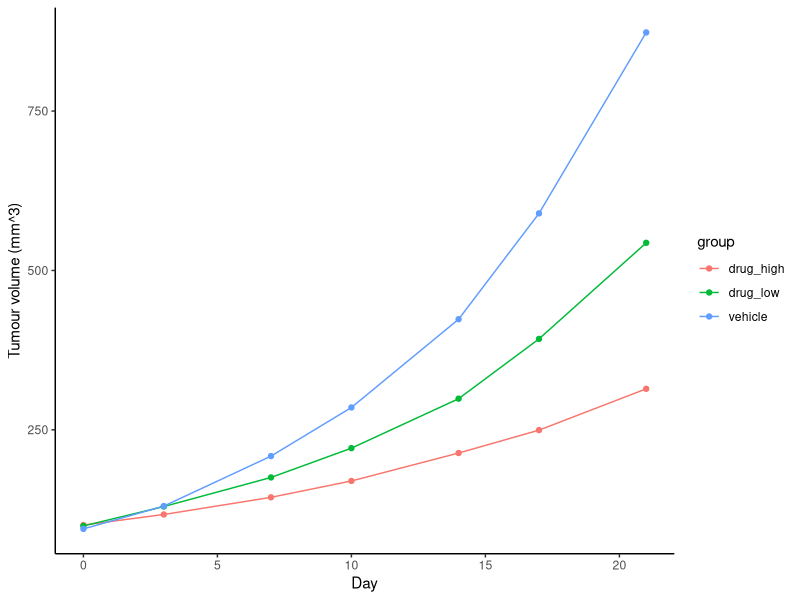

The R source for this figure:
#!/usr/bin/env Rscript
# Standalone reproduction. Run inside the pinned pubready container
# (see REPRODUCE.md) from this bundle folder. The ANOVA uses complete subjects.
suppressPackageStartupMessages(library(ggplot2))

raw <- read.csv("input_volume_mm3.csv", check.names = FALSE)
d <- data.frame(id = factor(raw[["mouse"]]), time = raw[["day"]], y = as.numeric(raw[["volume_mm3"]]),
                group = factor(raw[["arm"]]))
d <- d[complete.cases(d), ]
n_times <- length(unique(d$time))
d <- d[d$id %in% names(which(table(d$id) == n_times)), ]
d$id <- droplevels(d$id); d$time_f <- factor(d$time)
print(summary(aov(y ~ group * time_f + Error(id / time_f), data = d)))
m <- aggregate(y ~ group + time, data = d, FUN = mean)
p <- ggplot(m, aes(time, y, colour = group)) + geom_line() + geom_point() +
  labs(x = "Day", y = "Tumour volume (mm^3)") + theme_classic()
ggsave("figure_volume_mm3_tc.pdf", p, width = 6.0, height = 4.4)
cat("Reproduced figure.\n")
